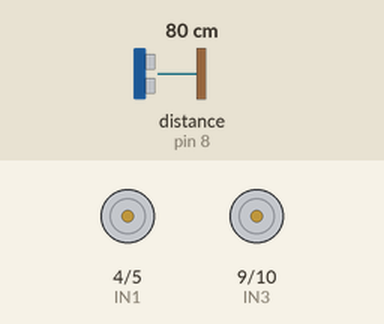
This sketch was run on a simulated Arduino Uno, built with avr-gcc and run on an emulated ATmega328P. On the bench: motor-driver pin pairs drawn as motors (green arrow = first pin HIGH = forward, orange = second pin HIGH = backward, longer = more drive). Wiring (inferred from the names in the program): ultrasonic range finder: trigger pin 7; echo pin 8. Inputs (shaded band) come from the test bench; at power-on: distance to the obstacle (sensor on pin 8) 80 cm. The echo pulse lasts 58.3 µs per cm.

Above: at 1.2 s.
1.3 s: distance to the obstacle (sensor on pin 8) set to 18 cm
2.8 s: distance to the obstacle (sensor on pin 8) set to 15 cm
At 4.0 s:
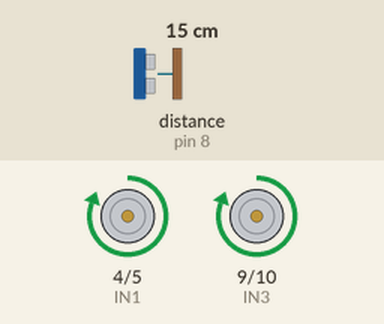
4.3 s: distance to the obstacle (sensor on pin 8) set to 35 cm
At 5.3 s:
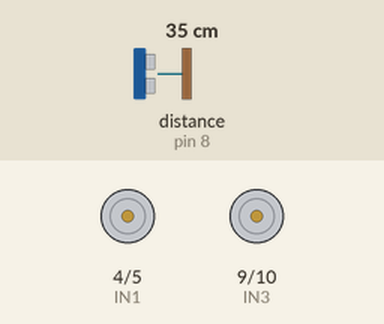
5.8 s: distance to the obstacle (sensor on pin 8) set to 2 cm
At 6.3 s:
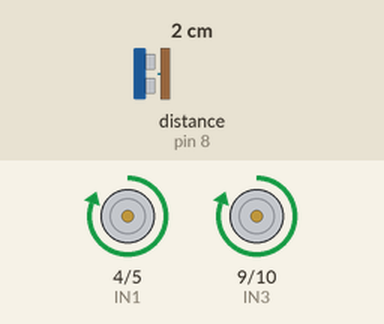
Timing chart, 0 to 8.3 s (numbered marks = the images above; inputs shaded):
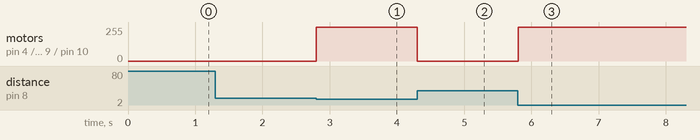

Measured:
- the behaviour switches between 17 and 16 cm on distance to the obstacle (sensor on pin 8) (found by bisection; images 0 and 1)
- after the input at 1.3 s, every drawn part: stays the same
- after the input at 2.8 s, motor on pin 4 (IN1) / pin 5 (IN2), motor on pin 9 (IN3) / pin 10 (IN4): stopped → forward 255/255 at once
- after the input at 4.3 s, motor on pin 4 (IN1) / pin 5 (IN2), motor on pin 9 (IN3) / pin 10 (IN4): forward 255/255 → stopped at once
- after the input at 5.8 s, motor on pin 4 (IN1) / pin 5 (IN2), motor on pin 9 (IN3) / pin 10 (IN4): stopped → forward 255/255 at once

The sketch:

robot_code.ino
```cpp
// Define pins
const int TRIG_PIN = 7;
const int ECHO_PIN = 8;
const int MAX_DISTANCE = 15;

const int IN1 = 4;
const int IN2 = 5;
const int IN3 = 9;
const int IN4 = 10;

void setup() {

// Initialize pins
pinMode(TRIG_PIN, OUTPUT);
pinMode(ECHO_PIN, INPUT);

pinMode(IN1, OUTPUT);
pinMode(IN2, OUTPUT);
pinMode(IN3, OUTPUT);
pinMode(IN4, OUTPUT);

// Initialize serial
Serial.begin(9600);
}

void loop() {

// Get distance
int distance = getDistance();

// Wheels follow hand if close
if(distance <= MAX_DISTANCE) {

// Turn both wheels forward
digitalWrite(IN1, HIGH);
digitalWrite(IN2, LOW);
digitalWrite(IN3, HIGH);
digitalWrite(IN4, LOW);

// Otherwise stop
} else {

digitalWrite(IN1, LOW);
digitalWrite(IN2, LOW);
digitalWrite(IN3, LOW);
digitalWrite(IN4, LOW);

}

}

// Get distance from ultrasonic sensor
int getDistance() {

digitalWrite(TRIG_PIN, LOW);
delayMicroseconds(2);
digitalWrite(TRIG_PIN, HIGH);
delayMicroseconds(10);
digitalWrite(TRIG_PIN, LOW);

long duration = pulseIn(ECHO_PIN, HIGH);
int distance = duration * 0.034 / 2;

return distance;
}
```
